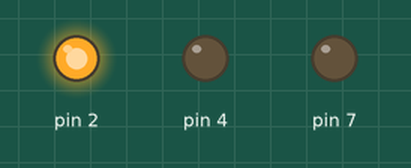
Simulated run of this sketch. Board: Arduino Uno, built with avr-gcc and run on an emulated ATmega328P. Parts: output pins drawn as LEDs (lit = HIGH).

Above: at 1.5 s.
At 8.7 s:
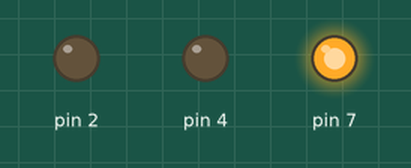
At 12.3 s:
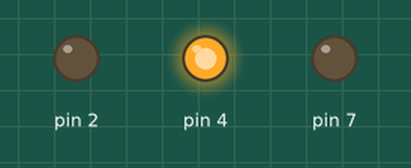
At 17.7 s:
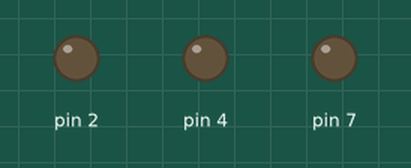
Timing chart, 0 to 18.8 s (numbered marks = the images above):
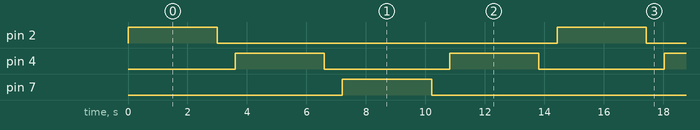

Measured:
- by itself, pin 2, pin 7: alternates HIGH for 3.0 s and LOW for 11.4 s
- by itself, pin 4: alternates HIGH for 3.0 s and LOW for 4.2 s
- by itself, everything shown: repeats every 14.4 s, in 8 steps

The sketch:

1A.ino
```cpp
// C++ code
//
void setup()
{

  pinMode(2, OUTPUT);
  pinMode(4, OUTPUT);
  pinMode(7, OUTPUT);

}


void loop()
{
    digitalWrite(2, HIGH);
  delay(3000);
  digitalWrite(2, LOW);
    delay(600);

  digitalWrite(4, HIGH);
  delay(3000);
  digitalWrite(4, LOW);
    delay(605);

       digitalWrite(7, HIGH);
  delay(3000);
  digitalWrite(7, LOW);
  delay(610);

  digitalWrite(4, HIGH);
  delay(3000);
  digitalWrite(4, LOW);
    delay(615);


}
```
